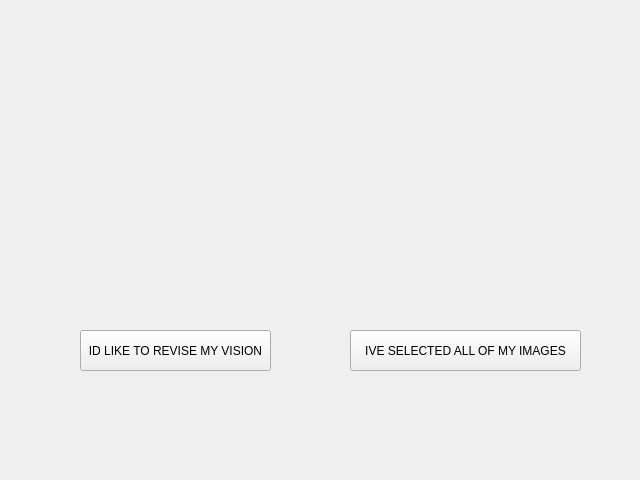
<?xml version="1.0" encoding="UTF-8"?>
<ui version="4.0">
 <class>PickImagesPage</class>
 <widget class="QWidget" name="PickImagesPage">
  <property name="geometry">
   <rect>
    <x>0</x>
    <y>0</y>
    <width>640</width>
    <height>480</height>
   </rect>
  </property>
  <property name="windowTitle">
   <string>Form</string>
  </property>
  <widget class="QPushButton" name="selectImagesButton">
   <property name="geometry">
    <rect>
     <x>350</x>
     <y>330</y>
     <width>231</width>
     <height>41</height>
    </rect>
   </property>
   <property name="text">
    <string>IVE SELECTED ALL OF MY IMAGES</string>
   </property>
  </widget>
  <widget class="QPushButton" name="rejectImagesButton">
   <property name="geometry">
    <rect>
     <x>80</x>
     <y>330</y>
     <width>191</width>
     <height>41</height>
    </rect>
   </property>
   <property name="text">
    <string>ID LIKE TO REVISE MY VISION</string>
   </property>
  </widget>
 </widget>
 <resources/>
 <connections/>
</ui>
